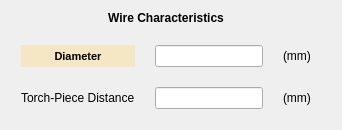
             <widget class="QWidget" name="wire_characteristics_rect" native="true">
              <layout class="QGridLayout" name="gridLayout_3">
               <item row="0" column="0">
                <layout class="QGridLayout" name="wire_characteristics_layout">
                 <property name="leftMargin">
                  <number>10</number>
                 </property>
                 <property name="rightMargin">
                  <number>20</number>
                 </property>
                 <property name="bottomMargin">
                  <number>10</number>
                 </property>
                 <property name="spacing">
                  <number>20</number>
                 </property>
                 <item row="0" column="0" colspan="3">
                  <widget class="QLabel" name="wire_characteristics_title">
                   <property name="font">
                    <font>
                     <bold>true</bold>
                    </font>
                   </property>
                   <property name="styleSheet">
                    <string notr="true"/>
                   </property>
                   <property name="text">
                    <string>Wire Characteristics</string>
                   </property>
                   <property name="alignment">
                    <set>Qt::AlignmentFlag::AlignCenter</set>
                   </property>
                  </widget>
                 </item>
                 <item row="1" column="0">
                  <widget class="QLabel" name="diameter_icon">
                   <property name="enabled">
                    <bool>true</bool>
                   </property>
                   <property name="sizePolicy">
                    <sizepolicy hsizetype="Expanding" vsizetype="Expanding">
                     <horstretch>0</horstretch>
                     <verstretch>0</verstretch>
                    </sizepolicy>
                   </property>
                   <property name="minimumSize">
                    <size>
                     <width>50</width>
                     <height>0</height>
                    </size>
                   </property>
                   <property name="palette">
                    <palette>
                     <active>
                      <colorrole role="WindowText">
                       <brush brushstyle="SolidPattern">
                        <color alpha="255">
                         <red>0</red>
                         <green>0</green>
                         <blue>0</blue>
                        </color>
                       </brush>
                      </colorrole>
                      <colorrole role="Button">
                       <brush brushstyle="SolidPattern">
                        <color alpha="255">
                         <red>245</red>
                         <green>230</green>
                         <blue>196</blue>
                        </color>
                       </brush>
                      </colorrole>
                      <colorrole role="Text">
                       <brush brushstyle="SolidPattern">
                        <color alpha="255">
                         <red>0</red>
                         <green>0</green>
                         <blue>0</blue>
                        </color>
                       </brush>
                      </colorrole>
                      <colorrole role="ButtonText">
                       <brush brushstyle="SolidPattern">
                        <color alpha="255">
                         <red>0</red>
                         <green>0</green>
                         <blue>0</blue>
                        </color>
                       </brush>
                      </colorrole>
                      <colorrole role="Base">
                       <brush brushstyle="SolidPattern">
                        <color alpha="255">
                         <red>245</red>
                         <green>230</green>
                         <blue>196</blue>
                        </color>
                       </brush>
                      </colorrole>
                      <colorrole role="Window">
                       <brush brushstyle="SolidPattern">
                        <color alpha="255">
                         <red>245</red>
                         <green>230</green>
                         <blue>196</blue>
                        </color>
                       </brush>
                      </colorrole>
                      <colorrole role="PlaceholderText">
                       <brush brushstyle="SolidPattern">
                        <color alpha="128">
                         <red>0</red>
                         <green>0</green>
                         <blue>0</blue>
                        </color>
                       </brush>
                      </colorrole>
                     </active>
                     <inactive>
                      <colorrole role="WindowText">
                       <brush brushstyle="SolidPattern">
                        <color alpha="255">
                         <red>0</red>
                         <green>0</green>
                         <blue>0</blue>
                        </color>
                       </brush>
                      </colorrole>
                      <colorrole role="Button">
                       <brush brushstyle="SolidPattern">
                        <color alpha="255">
                         <red>245</red>
                         <green>230</green>
                         <blue>196</blue>
                        </color>
                       </brush>
                      </colorrole>
                      <colorrole role="Text">
                       <brush brushstyle="SolidPattern">
                        <color alpha="255">
                         <red>0</red>
                         <green>0</green>
                         <blue>0</blue>
                        </color>
                       </brush>
                      </colorrole>
                      <colorrole role="ButtonText">
                       <brush brushstyle="SolidPattern">
                        <color alpha="255">
                         <red>0</red>
                         <green>0</green>
                         <blue>0</blue>
                        </color>
                       </brush>
                      </colorrole>
                      <colorrole role="Base">
                       <brush brushstyle="SolidPattern">
                        <color alpha="255">
                         <red>245</red>
                         <green>230</green>
                         <blue>196</blue>
                        </color>
                       </brush>
                      </colorrole>
                      <colorrole role="Window">
                       <brush brushstyle="SolidPattern">
                        <color alpha="255">
                         <red>245</red>
                         <green>230</green>
                         <blue>196</blue>
                        </color>
                       </brush>
                      </colorrole>
                      <colorrole role="PlaceholderText">
                       <brush brushstyle="SolidPattern">
                        <color alpha="128">
                         <red>0</red>
                         <green>0</green>
                         <blue>0</blue>
                        </color>
                       </brush>
                      </colorrole>
                     </inactive>
                     <disabled>
                      <colorrole role="WindowText">
                       <brush brushstyle="SolidPattern">
                        <color alpha="255">
                         <red>0</red>
                         <green>0</green>
                         <blue>0</blue>
                        </color>
                       </brush>
                      </colorrole>
                      <colorrole role="Button">
                       <brush brushstyle="SolidPattern">
                        <color alpha="255">
                         <red>245</red>
                         <green>230</green>
                         <blue>196</blue>
                        </color>
                       </brush>
                      </colorrole>
                      <colorrole role="Text">
                       <brush brushstyle="SolidPattern">
                        <color alpha="255">
                         <red>0</red>
                         <green>0</green>
                         <blue>0</blue>
                        </color>
                       </brush>
                      </colorrole>
                      <colorrole role="ButtonText">
                       <brush brushstyle="SolidPattern">
                        <color alpha="255">
                         <red>0</red>
                         <green>0</green>
                         <blue>0</blue>
                        </color>
                       </brush>
                      </colorrole>
                      <colorrole role="Base">
                       <brush brushstyle="SolidPattern">
                        <color alpha="255">
                         <red>245</red>
                         <green>230</green>
                         <blue>196</blue>
                        </color>
                       </brush>
                      </colorrole>
                      <colorrole role="Window">
                       <brush brushstyle="SolidPattern">
                        <color alpha="255">
                         <red>245</red>
                         <green>230</green>
                         <blue>196</blue>
                        </color>
                       </brush>
                      </colorrole>
                      <colorrole role="PlaceholderText">
                       <brush brushstyle="SolidPattern">
                        <color alpha="128">
                         <red>0</red>
                         <green>0</green>
                         <blue>0</blue>
                        </color>
                       </brush>
                      </colorrole>
                     </disabled>
                    </palette>
                   </property>
                   <property name="font">
                    <font>
                     <pointsize>8</pointsize>
                     <bold>true</bold>
                    </font>
                   </property>
                   <property name="styleSheet">
                    <string notr="true">background-color:rgb(245, 230, 196)</string>
                   </property>
                   <property name="text">
                    <string>Diameter</string>
                   </property>
                   <property name="alignment">
                    <set>Qt::AlignmentFlag::AlignCenter</set>
                   </property>
                  </widget>
                 </item>
                 <item row="1" column="2">
                  <widget class="QLabel" name="diameter_measure">
                   <property name="palette">
                    <palette>
                     <active>
                      <colorrole role="WindowText">
                       <brush brushstyle="SolidPattern">
                        <color alpha="255">
                         <red>0</red>
                         <green>0</green>
                         <blue>0</blue>
                        </color>
                       </brush>
                      </colorrole>
                     </active>
                     <inactive>
                      <colorrole role="WindowText">
                       <brush brushstyle="SolidPattern">
                        <color alpha="255">
                         <red>0</red>
                         <green>0</green>
                         <blue>0</blue>
                        </color>
                       </brush>
                      </colorrole>
                     </inactive>
                     <disabled/>
                    </palette>
                   </property>
                   <property name="text">
                    <string>(mm)</string>
                   </property>
                  </widget>
                 </item>
                 <item row="1" column="1">
                  <widget class="QLineEdit" name="diameter">
                   <property name="sizePolicy">
                    <sizepolicy hsizetype="Expanding" vsizetype="Fixed">
                     <horstretch>0</horstretch>
                     <verstretch>0</verstretch>
                    </sizepolicy>
                   </property>
                  </widget>
                 </item>
                 <item row="2" column="0">
                  <widget class="QLabel" name="DBCP_label">
                   <property name="sizePolicy">
                    <sizepolicy hsizetype="Expanding" vsizetype="Expanding">
                     <horstretch>0</horstretch>
                     <verstretch>0</verstretch>
                    </sizepolicy>
                   </property>
                   <property name="text">
                    <string>Torch-Piece Distance</string>
                   </property>
                  </widget>
                 </item>
                 <item row="2" column="1">
                  <widget class="QLineEdit" name="DBCP"/>
                 </item>
                 <item row="2" column="2">
                  <widget class="QLabel" name="DBCP_measure">
                   <property name="text">
                    <string>(mm)</string>
                   </property>
                  </widget>
                 </item>
                </layout>
               </item>
              </layout>
             </widget>
